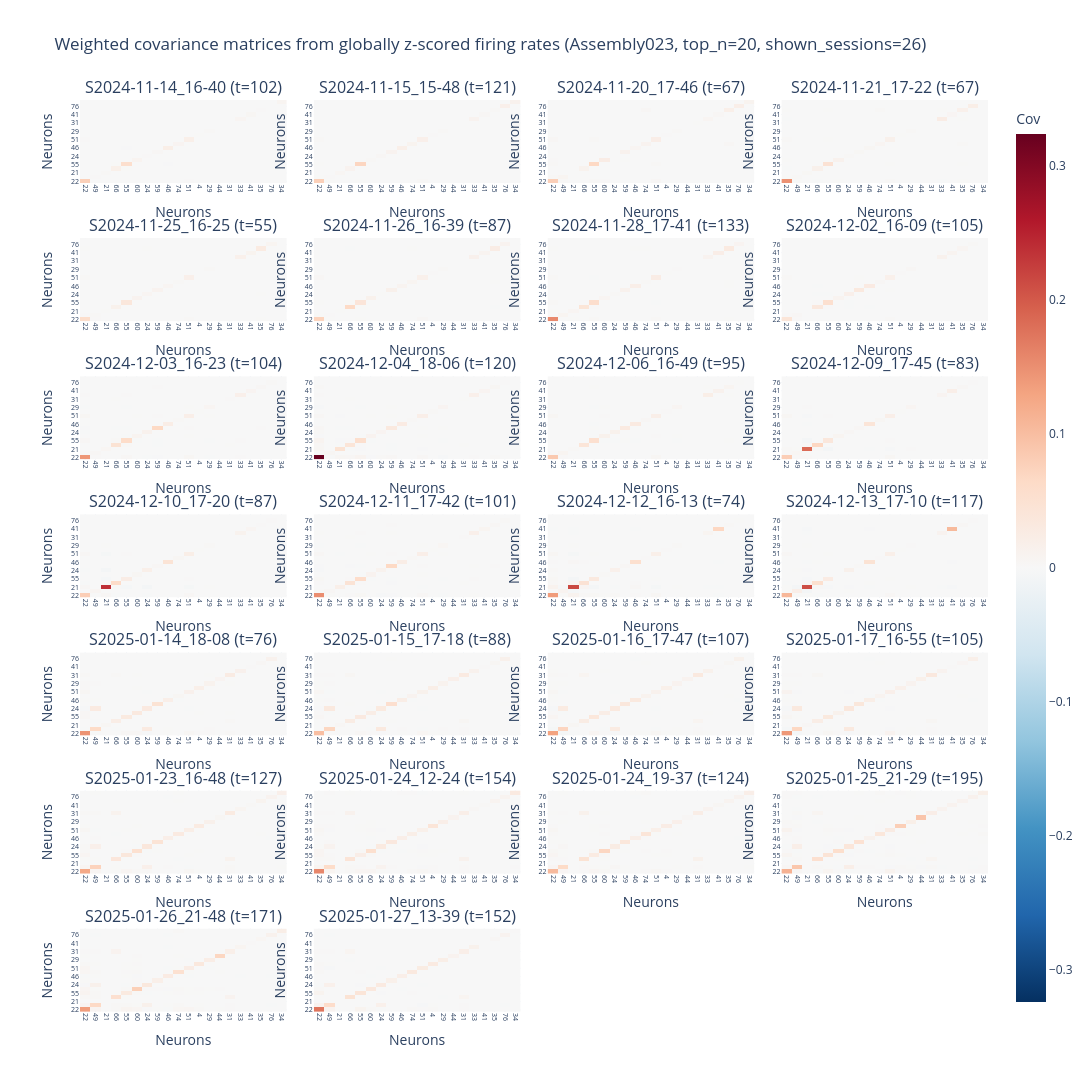

Notebook cell for this chart:
### Code cell
# Weighted covariance (second moment) from globally z-scored concatenated firing rates
assembly_name = "Assembly023"

top_n = 20

# Session display controls:
# - session_selector=None: first `default_n_sessions` sessions
# - session_selector='all': all sessions
# - session_selector=[...]: session IDs (str) and/or 1-based indices (int)
session_selector = 'all'
default_n_sessions = 8
n_cols = 4  # default 8 sessions -> 2 rows
show_global_panel = False

unit_cols = [c for c in fr.columns if isinstance(c, str) and c.startswith("Unit")]
fr_units_hz = fr.loc[:, unit_cols].apply(pd.to_numeric, errors="coerce").fillna(0.0)

# Global z-score per unit across all concatenated rows
fr_units_z = (fr_units_hz - fr_units_hz.mean(axis=0)) / fr_units_hz.std(axis=0, ddof=1)
fr_units_z = fr_units_z.replace([np.inf, -np.inf], np.nan).fillna(0.0)

w_raw = ensambles[assembly_name].copy()

# Map ensemble index to canonical Unit#### labels
idx_as_str = pd.Series(w_raw.index).astype(str)
if idx_as_str.str.startswith("Unit").all():
    w_by_unit = pd.Series(w_raw.values, index=idx_as_str.values)

w_by_unit = pd.to_numeric(w_by_unit, errors="coerce").reindex(unit_cols).fillna(0.0)

# Ordering by absolute weight
unit_order = w_by_unit.abs().sort_values(ascending=False).index.tolist()

# Apply weights after global z-scoring
fr_units_z_w = fr_units_z.mul(w_by_unit, axis=1)
top_units = unit_order[:min(top_n, len(unit_order))]
fr_units_z_w = fr_units_z_w.loc[:, top_units]

# Overall weighted covariance
cov_global = fr_units_z_w.cov()

all_session_ids = fr_units_z_w.index.get_level_values("session_id").unique().tolist()
cov_by_session = {}
for s in all_session_ids:
    Xs = fr_units_z_w.xs(s, level="session_id")
    cov_by_session[s] = Xs.cov()


def _resolve_session_selection(session_ids, selector, default_n):
    if selector is None:
        return session_ids[:min(default_n, len(session_ids))]

    if isinstance(selector, str):
        if selector.lower() == "all":
            return session_ids
        selector = [selector]

    selected = []
    for item in selector:
        if isinstance(item, (int, np.integer)):
            idx = item - 1 if item > 0 else item
            if idx < -len(session_ids) or idx >= len(session_ids):
                raise IndexError(f"Session index {item} is out of range for {len(session_ids)} sessions.")
            selected.append(session_ids[idx])
        else:
            sid = str(item)
            if sid not in session_ids:
                raise ValueError(f"Unknown session_id: {sid}")
            selected.append(sid)

    # De-duplicate while preserving order
    return list(dict.fromkeys(selected))


selected_session_ids = _resolve_session_selection(
    all_session_ids,
    session_selector,
    default_n_sessions,
)

if not selected_session_ids:
    raise ValueError("No sessions selected for weighted covariance plot.")

n_trials_by_session = {
    s: int(pd.to_numeric(fr_track.xs(s, level="session_id")["trial_id"], errors="coerce").dropna().nunique())
    for s in selected_session_ids
}

panel_covs = []
panel_titles = []
if show_global_panel:
    panel_covs.append(cov_global)
    panel_titles.append(f"Global (n={fr_units_z_w.shape[0]})")

for s in selected_session_ids:
    panel_covs.append(cov_by_session[s])
    panel_titles.append(f"S{s} (t={n_trials_by_session[s]})")

# Shared color scale for comparability across the displayed panels
max_abs = max(float(np.nanmax(np.abs(c.values))) for c in panel_covs)
if not np.isfinite(max_abs) or max_abs == 0:
    max_abs = 1.0

n_panels = len(panel_covs)
n_rows = int(np.ceil(n_panels / n_cols))
titles = panel_titles + [""] * (n_rows * n_cols - len(panel_titles))

fig = make_subplots(
    rows=n_rows,
    cols=n_cols,
    subplot_titles=titles,
    horizontal_spacing=0.03,
    vertical_spacing=0.06,
)


def _add_cov_panel(cov_df, panel_idx, showscale=False):
    row = panel_idx // n_cols + 1
    col = panel_idx % n_cols + 1
    fig.add_trace(
        go.Heatmap(
            z=cov_df.values,
            x=[str(int(u.replace("Unit", ""))) if isinstance(u, str) and u.startswith("Unit") and u[4:].isdigit() else str(u) for u in cov_df.columns],
            y=[str(int(u.replace("Unit", ""))) if isinstance(u, str) and u.startswith("Unit") and u[4:].isdigit() else str(u) for u in cov_df.index],
            colorscale="RdBu_r",
            zmin=-max_abs,
            zmax=max_abs,
            showscale=showscale,
            colorbar={"title": "Cov", "x": 1.02} if showscale else None,
            hovertemplate="X: %{x}<br>Y: %{y}<br>cov: %{z:.3f}<extra></extra>",
        ),
        row=row,
        col=col,
    )
    fig.update_xaxes(title_text="Neurons", showticklabels=True, tickangle=90, tickfont=dict(size=7), row=row, col=col)
    fig.update_yaxes(title_text="Neurons", showticklabels=True, tickfont=dict(size=7), row=row, col=col)


for i, cov_df in enumerate(panel_covs):
    _add_cov_panel(cov_df, panel_idx=i, showscale=(i == 0))

fig.update_layout(
    title=(
        f"Weighted covariance matrices from globally z-scored firing rates "
        f"({assembly_name}, top_n={top_n}, shown_sessions={len(selected_session_ids)})"
    ),
    width=320 * n_cols,
    height=320 * n_rows,
    template="plotly_white",
    showlegend=False,
)

fig.show()

### Figure 1 — Plotly figure (JSON) as saved in the notebook; plotly's stock layout.template omitted (floating-point values rounded to 4 significant figures; data arrays with more than 128 entries replaced by an {"elided": "..."} marker saying what was removed)
{"data": [{"colorbar": {"title": {"text": "Cov"}, "x": 1.02}, "colorscale": [[0, "rgb(5,48,97)"], [0.1, "rgb(33,102,172)"], [0.2, "rgb(67,147,195)"], [0.3, "rgb(146,197,222)"], [0.4, "rgb(209,229,240)"], [0.5, "rgb(247,247,247)"], [0.6, "rgb(253,219,199)"], [0.7, "rgb(244,165,130)"], [0.8, "rgb(214,96,77)"], [0.9, "rgb(178,24,43)"], [1, "rgb(103,0,31)"]], "hovertemplate": "X: %{x}<br>Y: %{y}<br>cov: %{z:.3f}<extra></extra>", "showscale": true, "type": "heatmap", "x": ["22", "49", "21", "66", "55", "60", "24", "59", "46", "74", "51", "4", "29", "44", "31", "33", "41", "35", "76", "34"], "xaxis": "x", "y": ["22", "49", "21", "66", "55", "60", "24", "59", "46", "74", "51", "4", "29", "44", "31", "33", "41", "35", "76", "34"], "yaxis": "y", "z": {"elided": "20x20 float values"}, "zmax": 0.3241, "zmin": -0.3241}, {"colorscale": [[0, "rgb(5,48,97)"], [0.1, "rgb(33,102,172)"], [0.2, "rgb(67,147,195)"], [0.3, "rgb(146,197,222)"], [0.4, "rgb(209,229,240)"], [0.5, "rgb(247,247,247)"], [0.6, "rgb(253,219,199)"], [0.7, "rgb(244,165,130)"], [0.8, "rgb(214,96,77)"], [0.9, "rgb(178,24,43)"], [1, "rgb(103,0,31)"]], "hovertemplate": "X: %{x}<br>Y: %{y}<br>cov: %{z:.3f}<extra></extra>", "showscale": false, "type": "heatmap", "x": ["22", "49", "21", "66", "55", "60", "24", "59", "46", "74", "51", "4", "29", "44", "31", "33", "41", "35", "76", "34"], "xaxis": "x2", "y": ["22", "49", "21", "66", "55", "60", "24", "59", "46", "74", "51", "4", "29", "44", "31", "33", "41", "35", "76", "34"], "yaxis": "y2", "z": {"elided": "20x20 float values"}, "zmax": 0.3241, "zmin": -0.3241}, {"colorscale": [[0, "rgb(5,48,97)"], [0.1, "rgb(33,102,172)"], [0.2, "rgb(67,147,195)"], [0.3, "rgb(146,197,222)"], [0.4, "rgb(209,229,240)"], [0.5, "rgb(247,247,247)"], [0.6, "rgb(253,219,199)"], [0.7, "rgb(244,165,130)"], [0.8, "rgb(214,96,77)"], [0.9, "rgb(178,24,43)"], [1, "rgb(103,0,31)"]], "hovertemplate": "X: %{x}<br>Y: %{y}<br>cov: %{z:.3f}<extra></extra>", "showscale": false, "type": "heatmap", "x": ["22", "49", "21", "66", "55", "60", "24", "59", "46", "74", "51", "4", "29", "44", "31", "33", "41", "35", "76", "34"], "xaxis": "x3", "y": ["22", "49", "21", "66", "55", "60", "24", "59", "46", "74", "51", "4", "29", "44", "31", "33", "41", "35", "76", "34"], "yaxis": "y3", "z": {"elided": "20x20 float values"}, "zmax": 0.3241, "zmin": -0.3241}, {"colorscale": [[0, "rgb(5,48,97)"], [0.1, "rgb(33,102,172)"], [0.2, "rgb(67,147,195)"], [0.3, "rgb(146,197,222)"], [0.4, "rgb(209,229,240)"], [0.5, "rgb(247,247,247)"], [0.6, "rgb(253,219,199)"], [0.7, "rgb(244,165,130)"], [0.8, "rgb(214,96,77)"], [0.9, "rgb(178,24,43)"], [1, "rgb(103,0,31)"]], "hovertemplate": "X: %{x}<br>Y: %{y}<br>cov: %{z:.3f}<extra></extra>", "showscale": false, "type": "heatmap", "x": ["22", "49", "21", "66", "55", "60", "24", "59", "46", "74", "51", "4", "29", "44", "31", "33", "41", "35", "76", "34"], "xaxis": "x4", "y": ["22", "49", "21", "66", "55", "60", "24", "59", "46", "74", "51", "4", "29", "44", "31", "33", "41", "35", "76", "34"], "yaxis": "y4", "z": {"elided": "20x20 float values"}, "zmax": 0.3241, "zmin": -0.3241}, {"colorscale": [[0, "rgb(5,48,97)"], [0.1, "rgb(33,102,172)"], [0.2, "rgb(67,147,195)"], [0.3, "rgb(146,197,222)"], [0.4, "rgb(209,229,240)"], [0.5, "rgb(247,247,247)"], [0.6, "rgb(253,219,199)"], [0.7, "rgb(244,165,130)"], [0.8, "rgb(214,96,77)"], [0.9, "rgb(178,24,43)"], [1, "rgb(103,0,31)"]], "hovertemplate": "X: %{x}<br>Y: %{y}<br>cov: %{z:.3f}<extra></extra>", "showscale": false, "type": "heatmap", "x": ["22", "49", "21", "66", "55", "60", "24", "59", "46", "74", "51", "4", "29", "44", "31", "33", "41", "35", "76", "34"], "xaxis": "x5", "y": ["22", "49", "21", "66", "55", "60", "24", "59", "46", "74", "51", "4", "29", "44", "31", "33", "41", "35", "76", "34"], "yaxis": "y5", "z": {"elided": "20x20 float values"}, "zmax": 0.3241, "zmin": -0.3241}, {"colorscale": [[0, "rgb(5,48,97)"], [0.1, "rgb(33,102,172)"], [0.2, "rgb(67,147,195)"], [0.3, "rgb(146,197,222)"], [0.4, "rgb(209,229,240)"], [0.5, "rgb(247,247,247)"], [0.6, "rgb(253,219,199)"], [0.7, "rgb(244,165,130)"], [0.8, "rgb(214,96,77)"], [0.9, "rgb(178,24,43)"], [1, "rgb(103,0,31)"]], "hovertemplate": "X: %{x}<br>Y: %{y}<br>cov: %{z:.3f}<extra></extra>", "showscale": false, "type": "heatmap", "x": ["22", "49", "21", "66", "55", "60", "24", "59", "46", "74", "51", "4", "29", "44", "31", "33", "41", "35", "76", "34"], "xaxis": "x6", "y": ["22", "49", "21", "66", "55", "60", "24", "59", "46", "74", "51", "4", "29", "44", "31", "33", "41", "35", "76", "34"], "yaxis": "y6", "z": {"elided": "20x20 float values"}, "zmax": 0.3241, "zmin": -0.3241}, {"colorscale": [[0, "rgb(5,48,97)"], [0.1, "rgb(33,102,172)"], [0.2, "rgb(67,147,195)"], [0.3, "rgb(146,197,222)"], [0.4, "rgb(209,229,240)"], [0.5, "rgb(247,247,247)"], [0.6, "rgb(253,219,199)"], [0.7, "rgb(244,165,130)"], [0.8, "rgb(214,96,77)"], [0.9, "rgb(178,24,43)"], [1, "rgb(103,0,31)"]], "hovertemplate": "X: %{x}<br>Y: %{y}<br>cov: %{z:.3f}<extra></extra>", "showscale": false, "type": "heatmap", "x": ["22", "49", "21", "66", "55", "60", "24", "59", "46", "74", "51", "4", "29", "44", "31", "33", "41", "35", "76", "34"], "xaxis": "x7", "y": ["22", "49", "21", "66", "55", "60", "24", "59", "46", "74", "51", "4", "29", "44", "31", "33", "41", "35", "76", "34"], "yaxis": "y7", "z": {"elided": "20x20 float values"}, "zmax": 0.3241, "zmin": -0.3241}, {"colorscale": [[0, "rgb(5,48,97)"], [0.1, "rgb(33,102,172)"], [0.2, "rgb(67,147,195)"], [0.3, "rgb(146,197,222)"], [0.4, "rgb(209,229,240)"], [0.5, "rgb(247,247,247)"], [0.6, "rgb(253,219,199)"], [0.7, "rgb(244,165,130)"], [0.8, "rgb(214,96,77)"], [0.9, "rgb(178,24,43)"], [1, "rgb(103,0,31)"]], "hovertemplate": "X: %{x}<br>Y: %{y}<br>cov: %{z:.3f}<extra></extra>", "showscale": false, "type": "heatmap", "x": ["22", "49", "21", "66", "55", "60", "24", "59", "46", "74", "51", "4", "29", "44", "31", "33", "41", "35", "76", "34"], "xaxis": "x8", "y": ["22", "49", "21", "66", "55", "60", "24", "59", "46", "74", "51", "4", "29", "44", "31", "33", "41", "35", "76", "34"], "yaxis": "y8", "z": {"elided": "20x20 float values"}, "zmax": 0.3241, "zmin": -0.3241}, {"colorscale": [[0, "rgb(5,48,97)"], [0.1, "rgb(33,102,172)"], [0.2, "rgb(67,147,195)"], [0.3, "rgb(146,197,222)"], [0.4, "rgb(209,229,240)"], [0.5, "rgb(247,247,247)"], [0.6, "rgb(253,219,199)"], [0.7, "rgb(244,165,130)"], [0.8, "rgb(214,96,77)"], [0.9, "rgb(178,24,43)"], [1, "rgb(103,0,31)"]], "hovertemplate": "X: %{x}<br>Y: %{y}<br>cov: %{z:.3f}<extra></extra>", "showscale": false, "type": "heatmap", "x": ["22", "49", "21", "66", "55", "60", "24", "59", "46", "74", "51", "4", "29", "44", "31", "33", "41", "35", "76", "34"], "xaxis": "x9", "y": ["22", "49", "21", "66", "55", "60", "24", "59", "46", "74", "51", "4", "29", "44", "31", "33", "41", "35", "76", "34"], "yaxis": "y9", "z": {"elided": "20x20 float values"}, "zmax": 0.3241, "zmin": -0.3241}, {"colorscale": [[0, "rgb(5,48,97)"], [0.1, "rgb(33,102,172)"], [0.2, "rgb(67,147,195)"], [0.3, "rgb(146,197,222)"], [0.4, "rgb(209,229,240)"], [0.5, "rgb(247,247,247)"], [0.6, "rgb(253,219,199)"], [0.7, "rgb(244,165,130)"], [0.8, "rgb(214,96,77)"], [0.9, "rgb(178,24,43)"], [1, "rgb(103,0,31)"]], "hovertemplate": "X: %{x}<br>Y: %{y}<br>cov: %{z:.3f}<extra></extra>", "showscale": false, "type": "heatmap", "x": ["22", "49", "21", "66", "55", "60", "24", "59", "46", "74", "51", "4", "29", "44", "31", "33", "41", "35", "76", "34"], "xaxis": "x10", "y": ["22", "49", "21", "66", "55", "60", "24", "59", "46", "74", "51", "4", "29", "44", "31", "33", "41", "35", "76", "34"], "yaxis": "y10", "z": {"elided": "20x20 float values"}, "zmax": 0.3241, "zmin": -0.3241}, {"colorscale": [[0, "rgb(5,48,97)"], [0.1, "rgb(33,102,172)"], [0.2, "rgb(67,147,195)"], [0.3, "rgb(146,197,222)"], [0.4, "rgb(209,229,240)"], [0.5, "rgb(247,247,247)"], [0.6, "rgb(253,219,199)"], [0.7, "rgb(244,165,130)"], [0.8, "rgb(214,96,77)"], [0.9, "rgb(178,24,43)"], [1, "rgb(103,0,31)"]], "hovertemplate": "X: %{x}<br>Y: %{y}<br>cov: %{z:.3f}<extra></extra>", "showscale": false, "type": "heatmap", "x": ["22", "49", "21", "66", "55", "60", "24", "59", "46", "74", "51", "4", "29", "44", "31", "33", "41", "35", "76", "34"], "xaxis": "x11", "y": ["22", "49", "21", "66", "55", "60", "24", "59", "46", "74", "51", "4", "29", "44", "31", "33", "41", "35", "76", "34"], "yaxis": "y11", "z": {"elided": "20x20 float values"}, "zmax": 0.3241, "zmin": -0.3241}, {"colorscale": [[0, "rgb(5,48,97)"], [0.1, "rgb(33,102,172)"], [0.2, "rgb(67,147,195)"], [0.3, "rgb(146,197,222)"], [0.4, "rgb(209,229,240)"], [0.5, "rgb(247,247,247)"], [0.6, "rgb(253,219,199)"], [0.7, "rgb(244,165,130)"], [0.8, "rgb(214,96,77)"], [0.9, "rgb(178,24,43)"], [1, "rgb(103,0,31)"]], "hovertemplate": "X: %{x}<br>Y: %{y}<br>cov: %{z:.3f}<extra></extra>", "showscale": false, "type": "heatmap", "x": ["22", "49", "21", "66", "55", "60", "24", "59", "46", "74", "51", "4", "29", "44", "31", "33", "41", "35", "76", "34"], "xaxis": "x12", "y": ["22", "49", "21", "66", "55", "60", "24", "59", "46", "74", "51", "4", "29", "44", "31", "33", "41", "35", "76", "34"], "yaxis": "y12", "z": {"elided": "20x20 float values"}, "zmax": 0.3241, "zmin": -0.3241}, {"colorscale": [[0, "rgb(5,48,97)"], [0.1, "rgb(33,102,172)"], [0.2, "rgb(67,147,195)"], [0.3, "rgb(146,197,222)"], [0.4, "rgb(209,229,240)"], [0.5, "rgb(247,247,247)"], [0.6, "rgb(253,219,199)"], [0.7, "rgb(244,165,130)"], [0.8, "rgb(214,96,77)"], [0.9, "rgb(178,24,43)"], [1, "rgb(103,0,31)"]], "hovertemplate": "X: %{x}<br>Y: %{y}<br>cov: %{z:.3f}<extra></extra>", "showscale": false, "type": "heatmap", "x": ["22", "49", "21", "66", "55", "60", "24", "59", "46", "74", "51", "4", "29", "44", "31", "33", "41", "35", "76", "34"], "xaxis": "x13", "y": ["22", "49", "21", "66", "55", "60", "24", "59", "46", "74", "51", "4", "29", "44", "31", "33", "41", "35", "76", "34"], "yaxis": "y13", "z": {"elided": "20x20 float values"}, "zmax": 0.3241, "zmin": -0.3241}, {"colorscale": [[0, "rgb(5,48,97)"], [0.1, "rgb(33,102,172)"], [0.2, "rgb(67,147,195)"], [0.3, "rgb(146,197,222)"], [0.4, "rgb(209,229,240)"], [0.5, "rgb(247,247,247)"], [0.6, "rgb(253,219,199)"], [0.7, "rgb(244,165,130)"], [0.8, "rgb(214,96,77)"], [0.9, "rgb(178,24,43)"], [1, "rgb(103,0,31)"]], "hovertemplate": "X: %{x}<br>Y: %{y}<br>cov: %{z:.3f}<extra></extra>", "showscale": false, "type": "heatmap", "x": ["22", "49", "21", "66", "55", "60", "24", "59", "46", "74", "51", "4", "29", "44", "31", "33", "41", "35", "76", "34"], "xaxis": "x14", "y": ["22", "49", "21", "66", "55", "60", "24", "59", "46", "74", "51", "4", "29", "44", "31", "33", "41", "35", "76", "34"], "yaxis": "y14", "z": {"elided": "20x20 float values"}, "zmax": 0.3241, "zmin": -0.3241}, {"colorscale": [[0, "rgb(5,48,97)"], [0.1, "rgb(33,102,172)"], [0.2, "rgb(67,147,195)"], [0.3, "rgb(146,197,222)"], [0.4, "rgb(209,229,240)"], [0.5, "rgb(247,247,247)"], [0.6, "rgb(253,219,199)"], [0.7, "rgb(244,165,130)"], [0.8, "rgb(214,96,77)"], [0.9, "rgb(178,24,43)"], [1, "rgb(103,0,31)"]], "hovertemplate": "X: %{x}<br>Y: %{y}<br>cov: %{z:.3f}<extra></extra>", "showscale": false, "type": "heatmap", "x": ["22", "49", "21", "66", "55", "60", "24", "59", "46", "74", "51", "4", "29", "44", "31", "33", "41", "35", "76", "34"], "xaxis": "x15", "y": ["22", "49", "21", "66", "55", "60", "24", "59", "46", "74", "51", "4", "29", "44", "31", "33", "41", "35", "76", "34"], "yaxis": "y15", "z": {"elided": "20x20 float values"}, "zmax": 0.3241, "zmin": -0.3241}, {"colorscale": [[0, "rgb(5,48,97)"], [0.1, "rgb(33,102,172)"], [0.2, "rgb(67,147,195)"], [0.3, "rgb(146,197,222)"], [0.4, "rgb(209,229,240)"], [0.5, "rgb(247,247,247)"], [0.6, "rgb(253,219,199)"], [0.7, "rgb(244,165,130)"], [0.8, "rgb(214,96,77)"], [0.9, "rgb(178,24,43)"], [1, "rgb(103,0,31)"]], "hovertemplate": "X: %{x}<br>Y: %{y}<br>cov: %{z:.3f}<extra></extra>", "showscale": false, "type": "heatmap", "x": ["22", "49", "21", "66", "55", "60", "24", "59", "46", "74", "51", "4", "29", "44", "31", "33", "41", "35", "76", "34"], "xaxis": "x16", "y": ["22", "49", "21", "66", "55", "60", "24", "59", "46", "74", "51", "4", "29", "44", "31", "33", "41", "35", "76", "34"], "yaxis": "y16", "z": {"elided": "20x20 float values"}, "zmax": 0.3241, "zmin": -0.3241}, {"colorscale": [[0, "rgb(5,48,97)"], [0.1, "rgb(33,102,172)"], [0.2, "rgb(67,147,195)"], [0.3, "rgb(146,197,222)"], [0.4, "rgb(209,229,240)"], [0.5, "rgb(247,247,247)"], [0.6, "rgb(253,219,199)"], [0.7, "rgb(244,165,130)"], [0.8, "rgb(214,96,77)"], [0.9, "rgb(178,24,43)"], [1, "rgb(103,0,31)"]], "hovertemplate": "X: %{x}<br>Y: %{y}<br>cov: %{z:.3f}<extra></extra>", "showscale": false, "type": "heatmap", "x": ["22", "49", "21", "66", "55", "60", "24", "59", "46", "74", "51", "4", "29", "44", "31", "33", "41", "35", "76", "34"], "xaxis": "x17", "y": ["22", "49", "21", "66", "55", "60", "24", "59", "46", "74", "51", "4", "29", "44", "31", "33", "41", "35", "76", "34"], "yaxis": "y17", "z": {"elided": "20x20 float values"}, "zmax": 0.3241, "zmin": -0.3241}, {"colorscale": [[0, "rgb(5,48,97)"], [0.1, "rgb(33,102,172)"], [0.2, "rgb(67,147,195)"], [0.3, "rgb(146,197,222)"], [0.4, "rgb(209,229,240)"], [0.5, "rgb(247,247,247)"], [0.6, "rgb(253,219,199)"], [0.7, "rgb(244,165,130)"], [0.8, "rgb(214,96,77)"], [0.9, "rgb(178,24,43)"], [1, "rgb(103,0,31)"]], "hovertemplate": "X: %{x}<br>Y: %{y}<br>cov: %{z:.3f}<extra></extra>", "showscale": false, "type": "heatmap", "x": ["22", "49", "21", "66", "55", "60", "24", "59", "46", "74", "51", "4", "29", "44", "31", "33", "41", "35", "76", "34"], "xaxis": "x18", "y": ["22", "49", "21", "66", "55", "60", "24", "59", "46", "74", "51", "4", "29", "44", "31", "33", "41", "35", "76", "34"], "yaxis": "y18", "z": {"elided": "20x20 float values"}, "zmax": 0.3241, "zmin": -0.3241}, {"colorscale": [[0, "rgb(5,48,97)"], [0.1, "rgb(33,102,172)"], [0.2, "rgb(67,147,195)"], [0.3, "rgb(146,197,222)"], [0.4, "rgb(209,229,240)"], [0.5, "rgb(247,247,247)"], [0.6, "rgb(253,219,199)"], [0.7, "rgb(244,165,130)"], [0.8, "rgb(214,96,77)"], [0.9, "rgb(178,24,43)"], [1, "rgb(103,0,31)"]], "hovertemplate": "X: %{x}<br>Y: %{y}<br>cov: %{z:.3f}<extra></extra>", "showscale": false, "type": "heatmap", "x": ["22", "49", "21", "66", "55", "60", "24", "59", "46", "74", "51", "4", "29", "44", "31", "33", "41", "35", "76", "34"], "xaxis": "x19", "y": ["22", "49", "21", "66", "55", "60", "24", "59", "46", "74", "51", "4", "29", "44", "31", "33", "41", "35", "76", "34"], "yaxis": "y19", "z": {"elided": "20x20 float values"}, "zmax": 0.3241, "zmin": -0.3241}, {"colorscale": [[0, "rgb(5,48,97)"], [0.1, "rgb(33,102,172)"], [0.2, "rgb(67,147,195)"], [0.3, "rgb(146,197,222)"], [0.4, "rgb(209,229,240)"], [0.5, "rgb(247,247,247)"], [0.6, "rgb(253,219,199)"], [0.7, "rgb(244,165,130)"], [0.8, "rgb(214,96,77)"], [0.9, "rgb(178,24,43)"], [1, "rgb(103,0,31)"]], "hovertemplate": "X: %{x}<br>Y: %{y}<br>cov: %{z:.3f}<extra></extra>", "showscale": false, "type": "heatmap", "x": ["22", "49", "21", "66", "55", "60", "24", "59", "46", "74", "51", "4", "29", "44", "31", "33", "41", "35", "76", "34"], "xaxis": "x20", "y": ["22", "49", "21", "66", "55", "60", "24", "59", "46", "74", "51", "4", "29", "44", "31", "33", "41", "35", "76", "34"], "yaxis": "y20", "z": {"elided": "20x20 float values"}, "zmax": 0.3241, "zmin": -0.3241}, {"colorscale": [[0, "rgb(5,48,97)"], [0.1, "rgb(33,102,172)"], [0.2, "rgb(67,147,195)"], [0.3, "rgb(146,197,222)"], [0.4, "rgb(209,229,240)"], [0.5, "rgb(247,247,247)"], [0.6, "rgb(253,219,199)"], [0.7, "rgb(244,165,130)"], [0.8, "rgb(214,96,77)"], [0.9, "rgb(178,24,43)"], [1, "rgb(103,0,31)"]], "hovertemplate": "X: %{x}<br>Y: %{y}<br>cov: %{z:.3f}<extra></extra>", "showscale": false, "type": "heatmap", "x": ["22", "49", "21", "66", "55", "60", "24", "59", "46", "74", "51", "4", "29", "44", "31", "33", "41", "35", "76", "34"], "xaxis": "x21", "y": ["22", "49", "21", "66", "55", "60", "24", "59", "46", "74", "51", "4", "29", "44", "31", "33", "41", "35", "76", "34"], "yaxis": "y21", "z": {"elided": "20x20 float values"}, "zmax": 0.3241, "zmin": -0.3241}, {"colorscale": [[0, "rgb(5,48,97)"], [0.1, "rgb(33,102,172)"], [0.2, "rgb(67,147,195)"], [0.3, "rgb(146,197,222)"], [0.4, "rgb(209,229,240)"], [0.5, "rgb(247,247,247)"], [0.6, "rgb(253,219,199)"], [0.7, "rgb(244,165,130)"], [0.8, "rgb(214,96,77)"], [0.9, "rgb(178,24,43)"], [1, "rgb(103,0,31)"]], "hovertemplate": "X: %{x}<br>Y: %{y}<br>cov: %{z:.3f}<extra></extra>", "showscale": false, "type": "heatmap", "x": ["22", "49", "21", "66", "55", "60", "24", "59", "46", "74", "51", "4", "29", "44", "31", "33", "41", "35", "76", "34"], "xaxis": "x22", "y": ["22", "49", "21", "66", "55", "60", "24", "59", "46", "74", "51", "4", "29", "44", "31", "33", "41", "35", "76", "34"], "yaxis": "y22", "z": {"elided": "20x20 float values"}, "zmax": 0.3241, "zmin": -0.3241}, {"colorscale": [[0, "rgb(5,48,97)"], [0.1, "rgb(33,102,172)"], [0.2, "rgb(67,147,195)"], [0.3, "rgb(146,197,222)"], [0.4, "rgb(209,229,240)"], [0.5, "rgb(247,247,247)"], [0.6, "rgb(253,219,199)"], [0.7, "rgb(244,165,130)"], [0.8, "rgb(214,96,77)"], [0.9, "rgb(178,24,43)"], [1, "rgb(103,0,31)"]], "hovertemplate": "X: %{x}<br>Y: %{y}<br>cov: %{z:.3f}<extra></extra>", "showscale": false, "type": "heatmap", "x": ["22", "49", "21", "66", "55", "60", "24", "59", "46", "74", "51", "4", "29", "44", "31", "33", "41", "35", "76", "34"], "xaxis": "x23", "y": ["22", "49", "21", "66", "55", "60", "24", "59", "46", "74", "51", "4", "29", "44", "31", "33", "41", "35", "76", "34"], "yaxis": "y23", "z": {"elided": "20x20 float values"}, "zmax": 0.3241, "zmin": -0.3241}, {"colorscale": [[0, "rgb(5,48,97)"], [0.1, "rgb(33,102,172)"], [0.2, "rgb(67,147,195)"], [0.3, "rgb(146,197,222)"], [0.4, "rgb(209,229,240)"], [0.5, "rgb(247,247,247)"], [0.6, "rgb(253,219,199)"], [0.7, "rgb(244,165,130)"], [0.8, "rgb(214,96,77)"], [0.9, "rgb(178,24,43)"], [1, "rgb(103,0,31)"]], "hovertemplate": "X: %{x}<br>Y: %{y}<br>cov: %{z:.3f}<extra></extra>", "showscale": false, "type": "heatmap", "x": ["22", "49", "21", "66", "55", "60", "24", "59", "46", "74", "51", "4", "29", "44", "31", "33", "41", "35", "76", "34"], "xaxis": "x24", "y": ["22", "49", "21", "66", "55", "60", "24", "59", "46", "74", "51", "4", "29", "44", "31", "33", "41", "35", "76", "34"], "yaxis": "y24", "z": {"elided": "20x20 float values"}, "zmax": 0.3241, "zmin": -0.3241}, {"colorscale": [[0, "rgb(5,48,97)"], [0.1, "rgb(33,102,172)"], [0.2, "rgb(67,147,195)"], [0.3, "rgb(146,197,222)"], [0.4, "rgb(209,229,240)"], [0.5, "rgb(247,247,247)"], [0.6, "rgb(253,219,199)"], [0.7, "rgb(244,165,130)"], [0.8, "rgb(214,96,77)"], [0.9, "rgb(178,24,43)"], [1, "rgb(103,0,31)"]], "hovertemplate": "X: %{x}<br>Y: %{y}<br>cov: %{z:.3f}<extra></extra>", "showscale": false, "type": "heatmap", "x": ["22", "49", "21", "66", "55", "60", "24", "59", "46", "74", "51", "4", "29", "44", "31", "33", "41", "35", "76", "34"], "xaxis": "x25", "y": ["22", "49", "21", "66", "55", "60", "24", "59", "46", "74", "51", "4", "29", "44", "31", "33", "41", "35", "76", "34"], "yaxis": "y25", "z": {"elided": "20x20 float values"}, "zmax": 0.3241, "zmin": -0.3241}, {"colorscale": [[0, "rgb(5,48,97)"], [0.1, "rgb(33,102,172)"], [0.2, "rgb(67,147,195)"], [0.3, "rgb(146,197,222)"], [0.4, "rgb(209,229,240)"], [0.5, "rgb(247,247,247)"], [0.6, "rgb(253,219,199)"], [0.7, "rgb(244,165,130)"], [0.8, "rgb(214,96,77)"], [0.9, "rgb(178,24,43)"], [1, "rgb(103,0,31)"]], "hovertemplate": "X: %{x}<br>Y: %{y}<br>cov: %{z:.3f}<extra></extra>", "showscale": false, "type": "heatmap", "x": ["22", "49", "21", "66", "55", "60", "24", "59", "46", "74", "51", "4", "29", "44", "31", "33", "41", "35", "76", "34"], "xaxis": "x26", "y": ["22", "49", "21", "66", "55", "60", "24", "59", "46", "74", "51", "4", "29", "44", "31", "33", "41", "35", "76", "34"], "yaxis": "y26", "z": {"elided": "20x20 float values"}, "zmax": 0.3241, "zmin": -0.3241}], "layout": {"annotations": [{"font": {"size": 16}, "showarrow": false, "text": "S2024-11-14_16-40 (t=102)", "x": 0.1138, "xanchor": "center", "xref": "paper", "y": 1, "yanchor": "bottom", "yref": "paper"}, {"font": {"size": 16}, "showarrow": false, "text": "S2024-11-15_15-48 (t=121)", "x": 0.3712, "xanchor": "center", "xref": "paper", "y": 1, "yanchor": "bottom", "yref": "paper"}, {"font": {"size": 16}, "showarrow": false, "text": "S2024-11-20_17-46 (t=67)", "x": 0.6288, "xanchor": "center", "xref": "paper", "y": 1, "yanchor": "bottom", "yref": "paper"}, {"font": {"size": 16}, "showarrow": false, "text": "S2024-11-21_17-22 (t=67)", "x": 0.8862, "xanchor": "center", "xref": "paper", "y": 1, "yanchor": "bottom", "yref": "paper"}, {"font": {"size": 16}, "showarrow": false, "text": "S2024-11-25_16-25 (t=55)", "x": 0.1138, "xanchor": "center", "xref": "paper", "y": 0.8486, "yanchor": "bottom", "yref": "paper"}, {"font": {"size": 16}, "showarrow": false, "text": "S2024-11-26_16-39 (t=87)", "x": 0.3712, "xanchor": "center", "xref": "paper", "y": 0.8486, "yanchor": "bottom", "yref": "paper"}, {"font": {"size": 16}, "showarrow": false, "text": "S2024-11-28_17-41 (t=133)", "x": 0.6288, "xanchor": "center", "xref": "paper", "y": 0.8486, "yanchor": "bottom", "yref": "paper"}, {"font": {"size": 16}, "showarrow": false, "text": "S2024-12-02_16-09 (t=105)", "x": 0.8862, "xanchor": "center", "xref": "paper", "y": 0.8486, "yanchor": "bottom", "yref": "paper"}, {"font": {"size": 16}, "showarrow": false, "text": "S2024-12-03_16-23 (t=104)", "x": 0.1138, "xanchor": "center", "xref": "paper", "y": 0.6971, "yanchor": "bottom", "yref": "paper"}, {"font": {"size": 16}, "showarrow": false, "text": "S2024-12-04_18-06 (t=120)", "x": 0.3712, "xanchor": "center", "xref": "paper", "y": 0.6971, "yanchor": "bottom", "yref": "paper"}, {"font": {"size": 16}, "showarrow": false, "text": "S2024-12-06_16-49 (t=95)", "x": 0.6288, "xanchor": "center", "xref": "paper", "y": 0.6971, "yanchor": "bottom", "yref": "paper"}, {"font": {"size": 16}, "showarrow": false, "text": "S2024-12-09_17-45 (t=83)", "x": 0.8862, "xanchor": "center", "xref": "paper", "y": 0.6971, "yanchor": "bottom", "yref": "paper"}, {"font": {"size": 16}, "showarrow": false, "text": "S2024-12-10_17-20 (t=87)", "x": 0.1138, "xanchor": "center", "xref": "paper", "y": 0.5457, "yanchor": "bottom", "yref": "paper"}, {"font": {"size": 16}, "showarrow": false, "text": "S2024-12-11_17-42 (t=101)", "x": 0.3712, "xanchor": "center", "xref": "paper", "y": 0.5457, "yanchor": "bottom", "yref": "paper"}, {"font": {"size": 16}, "showarrow": false, "text": "S2024-12-12_16-13 (t=74)", "x": 0.6288, "xanchor": "center", "xref": "paper", "y": 0.5457, "yanchor": "bottom", "yref": "paper"}, {"font": {"size": 16}, "showarrow": false, "text": "S2024-12-13_17-10 (t=117)", "x": 0.8862, "xanchor": "center", "xref": "paper", "y": 0.5457, "yanchor": "bottom", "yref": "paper"}, {"font": {"size": 16}, "showarrow": false, "text": "S2025-01-14_18-08 (t=76)", "x": 0.1138, "xanchor": "center", "xref": "paper", "y": 0.3943, "yanchor": "bottom", "yref": "paper"}, {"font": {"size": 16}, "showarrow": false, "text": "S2025-01-15_17-18 (t=88)", "x": 0.3712, "xanchor": "center", "xref": "paper", "y": 0.3943, "yanchor": "bottom", "yref": "paper"}, {"font": {"size": 16}, "showarrow": false, "text": "S2025-01-16_17-47 (t=107)", "x": 0.6288, "xanchor": "center", "xref": "paper", "y": 0.3943, "yanchor": "bottom", "yref": "paper"}, {"font": {"size": 16}, "showarrow": false, "text": "S2025-01-17_16-55 (t=105)", "x": 0.8862, "xanchor": "center", "xref": "paper", "y": 0.3943, "yanchor": "bottom", "yref": "paper"}, {"font": {"size": 16}, "showarrow": false, "text": "S2025-01-23_16-48 (t=127)", "x": 0.1138, "xanchor": "center", "xref": "paper", "y": 0.2429, "yanchor": "bottom", "yref": "paper"}, {"font": {"size": 16}, "showarrow": false, "text": "S2025-01-24_12-24 (t=154)", "x": 0.3712, "xanchor": "center", "xref": "paper", "y": 0.2429, "yanchor": "bottom", "yref": "paper"}, {"font": {"size": 16}, "showarrow": false, "text": "S2025-01-24_19-37 (t=124)", "x": 0.6288, "xanchor": "center", "xref": "paper", "y": 0.2429, "yanchor": "bottom", "yref": "paper"}, {"font": {"size": 16}, "showarrow": false, "text": "S2025-01-25_21-29 (t=195)", "x": 0.8862, "xanchor": "center", "xref": "paper", "y": 0.2429, "yanchor": "bottom", "yref": "paper"}, {"font": {"size": 16}, "showarrow": false, "text": "S2025-01-26_21-48 (t=171)", "x": 0.1138, "xanchor": "center", "xref": "paper", "y": 0.09143, "yanchor": "bottom", "yref": "paper"}, {"font": {"size": 16}, "showarrow": false, "text": "S2025-01-27_13-39 (t=152)", "x": 0.3712, "xanchor": "center", "xref": "paper", "y": 0.09143, "yanchor": "bottom", "yref": "paper"}], "height": 2240, "showlegend": false, "title": {"text": "Weighted covariance matrices from globally z-scored firing rates (Assembly023, top_n=20, shown_sessions=26)"}, "width": 1280, "xaxis": {"anchor": "y", "domain": [0, 0.2275], "showticklabels": true, "tickangle": 90, "tickfont": {"size": 7}, "title": {"text": "Neurons"}}, "xaxis10": {"anchor": "y10", "domain": [0.2575, 0.485], "showticklabels": true, "tickangle": 90, "tickfont": {"size": 7}, "title": {"text": "Neurons"}}, "xaxis11": {"anchor": "y11", "domain": [0.515, 0.7425], "showticklabels": true, "tickangle": 90, "tickfont": {"size": 7}, "title": {"text": "Neurons"}}, "xaxis12": {"anchor": "y12", "domain": [0.7725, 1], "showticklabels": true, "tickangle": 90, "tickfont": {"size": 7}, "title": {"text": "Neurons"}}, "xaxis13": {"anchor": "y13", "domain": [0, 0.2275], "showticklabels": true, "tickangle": 90, "tickfont": {"size": 7}, "title": {"text": "Neurons"}}, "xaxis14": {"anchor": "y14", "domain": [0.2575, 0.485], "showticklabels": true, "tickangle": 90, "tickfont": {"size": 7}, "title": {"text": "Neurons"}}, "xaxis15": {"anchor": "y15", "domain": [0.515, 0.7425], "showticklabels": true, "tickangle": 90, "tickfont": {"size": 7}, "title": {"text": "Neurons"}}, "xaxis16": {"anchor": "y16", "domain": [0.7725, 1], "showticklabels": true, "tickangle": 90, "tickfont": {"size": 7}, "title": {"text": "Neurons"}}, "xaxis17": {"anchor": "y17", "domain": [0, 0.2275], "showticklabels": true, "tickangle": 90, "tickfont": {"size": 7}, "title": {"text": "Neurons"}}, "xaxis18": {"anchor": "y18", "domain": [0.2575, 0.485], "showticklabels": true, "tickangle": 90, "tickfont": {"size": 7}, "title": {"text": "Neurons"}}, "xaxis19": {"anchor": "y19", "domain": [0.515, 0.7425], "showticklabels": true, "tickangle": 90, "tickfont": {"size": 7}, "title": {"text": "Neurons"}}, "xaxis2": {"anchor": "y2", "domain": [0.2575, 0.485], "showticklabels": true, "tickangle": 90, "tickfont": {"size": 7}, "title": {"text": "Neurons"}}, "xaxis20": {"anchor": "y20", "domain": [0.7725, 1], "showticklabels": true, "tickangle": 90, "tickfont": {"size": 7}, "title": {"text": "Neurons"}}, "xaxis21": {"anchor": "y21", "domain": [0, 0.2275], "showticklabels": true, "tickangle": 90, "tickfont": {"size": 7}, "title": {"text": "Neurons"}}, "xaxis22": {"anchor": "y22", "domain": [0.2575, 0.485], "showticklabels": true, "tickangle": 90, "tickfont": {"size": 7}, "title": {"text": "Neurons"}}, "xaxis23": {"anchor": "y23", "domain": [0.515, 0.7425], "showticklabels": true, "tickangle": 90, "tickfont": {"size": 7}, "title": {"text": "Neurons"}}, "xaxis24": {"anchor": "y24", "domain": [0.7725, 1], "showticklabels": true, "tickangle": 90, "tickfont": {"size": 7}, "title": {"text": "Neurons"}}, "xaxis25": {"anchor": "y25", "domain": [0, 0.2275], "showticklabels": true, "tickangle": 90, "tickfont": {"size": 7}, "title": {"text": "Neurons"}}, "xaxis26": {"anchor": "y26", "domain": [0.2575, 0.485], "showticklabels": true, "tickangle": 90, "tickfont": {"size": 7}, "title": {"text": "Neurons"}}, "xaxis27": {"anchor": "y27", "domain": [0.515, 0.7425]}, "xaxis28": {"anchor": "y28", "domain": [0.7725, 1]}, "xaxis3": {"anchor": "y3", "domain": [0.515, 0.7425], "showticklabels": true, "tickangle": 90, "tickfont": {"size": 7}, "title": {"text": "Neurons"}}, "xaxis4": {"anchor": "y4", "domain": [0.7725, 1], "showticklabels": true, "tickangle": 90, "tickfont": {"size": 7}, "title": {"text": "Neurons"}}, "xaxis5": {"anchor": "y5", "domain": [0, 0.2275], "showticklabels": true, "tickangle": 90, "tickfont": {"size": 7}, "title": {"text": "Neurons"}}, "xaxis6": {"anchor": "y6", "domain": [0.2575, 0.485], "showticklabels": true, "tickangle": 90, "tickfont": {"size": 7}, "title": {"text": "Neurons"}}, "xaxis7": {"anchor": "y7", "domain": [0.515, 0.7425], "showticklabels": true, "tickangle": 90, "tickfont": {"size": 7}, "title": {"text": "Neurons"}}, "xaxis8": {"anchor": "y8", "domain": [0.7725, 1], "showticklabels": true, "tickangle": 90, "tickfont": {"size": 7}, "title": {"text": "Neurons"}}, "xaxis9": {"anchor": "y9", "domain": [0, 0.2275], "showticklabels": true, "tickangle": 90, "tickfont": {"size": 7}, "title": {"text": "Neurons"}}, "yaxis": {"anchor": "x", "domain": [0.9086, 1], "showticklabels": true, "tickfont": {"size": 7}, "title": {"text": "Neurons"}}, "yaxis10": {"anchor": "x10", "domain": [0.6057, 0.6971], "showticklabels": true, "tickfont": {"size": 7}, "title": {"text": "Neurons"}}, "yaxis11": {"anchor": "x11", "domain": [0.6057, 0.6971], "showticklabels": true, "tickfont": {"size": 7}, "title": {"text": "Neurons"}}, "yaxis12": {"anchor": "x12", "domain": [0.6057, 0.6971], "showticklabels": true, "tickfont": {"size": 7}, "title": {"text": "Neurons"}}, "yaxis13": {"anchor": "x13", "domain": [0.4543, 0.5457], "showticklabels": true, "tickfont": {"size": 7}, "title": {"text": "Neurons"}}, "yaxis14": {"anchor": "x14", "domain": [0.4543, 0.5457], "showticklabels": true, "tickfont": {"size": 7}, "title": {"text": "Neurons"}}, "yaxis15": {"anchor": "x15", "domain": [0.4543, 0.5457], "showticklabels": true, "tickfont": {"size": 7}, "title": {"text": "Neurons"}}, "yaxis16": {"anchor": "x16", "domain": [0.4543, 0.5457], "showticklabels": true, "tickfont": {"size": 7}, "title": {"text": "Neurons"}}, "yaxis17": {"anchor": "x17", "domain": [0.3029, 0.3943], "showticklabels": true, "tickfont": {"size": 7}, "title": {"text": "Neurons"}}, "yaxis18": {"anchor": "x18", "domain": [0.3029, 0.3943], "showticklabels": true, "tickfont": {"size": 7}, "title": {"text": "Neurons"}}, "yaxis19": {"anchor": "x19", "domain": [0.3029, 0.3943], "showticklabels": true, "tickfont": {"size": 7}, "title": {"text": "Neurons"}}, "yaxis2": {"anchor": "x2", "domain": [0.9086, 1], "showticklabels": true, "tickfont": {"size": 7}, "title": {"text": "Neurons"}}, "yaxis20": {"anchor": "x20", "domain": [0.3029, 0.3943], "showticklabels": true, "tickfont": {"size": 7}, "title": {"text": "Neurons"}}, "yaxis21": {"anchor": "x21", "domain": [0.1514, 0.2429], "showticklabels": true, "tickfont": {"size": 7}, "title": {"text": "Neurons"}}, "yaxis22": {"anchor": "x22", "domain": [0.1514, 0.2429], "showticklabels": true, "tickfont": {"size": 7}, "title": {"text": "Neurons"}}, "yaxis23": {"anchor": "x23", "domain": [0.1514, 0.2429], "showticklabels": true, "tickfont": {"size": 7}, "title": {"text": "Neurons"}}, "yaxis24": {"anchor": "x24", "domain": [0.1514, 0.2429], "showticklabels": true, "tickfont": {"size": 7}, "title": {"text": "Neurons"}}, "yaxis25": {"anchor": "x25", "domain": [0, 0.09143], "showticklabels": true, "tickfont": {"size": 7}, "title": {"text": "Neurons"}}, "yaxis26": {"anchor": "x26", "domain": [0, 0.09143], "showticklabels": true, "tickfont": {"size": 7}, "title": {"text": "Neurons"}}, "yaxis27": {"anchor": "x27", "domain": [0, 0.09143]}, "yaxis28": {"anchor": "x28", "domain": [0, 0.09143]}, "yaxis3": {"anchor": "x3", "domain": [0.9086, 1], "showticklabels": true, "tickfont": {"size": 7}, "title": {"text": "Neurons"}}, "yaxis4": {"anchor": "x4", "domain": [0.9086, 1], "showticklabels": true, "tickfont": {"size": 7}, "title": {"text": "Neurons"}}, "yaxis5": {"anchor": "x5", "domain": [0.7571, 0.8486], "showticklabels": true, "tickfont": {"size": 7}, "title": {"text": "Neurons"}}, "yaxis6": {"anchor": "x6", "domain": [0.7571, 0.8486], "showticklabels": true, "tickfont": {"size": 7}, "title": {"text": "Neurons"}}, "yaxis7": {"anchor": "x7", "domain": [0.7571, 0.8486], "showticklabels": true, "tickfont": {"size": 7}, "title": {"text": "Neurons"}}, "yaxis8": {"anchor": "x8", "domain": [0.7571, 0.8486], "showticklabels": true, "tickfont": {"size": 7}, "title": {"text": "Neurons"}}, "yaxis9": {"anchor": "x9", "domain": [0.6057, 0.6971], "showticklabels": true, "tickfont": {"size": 7}, "title": {"text": "Neurons"}}}}
